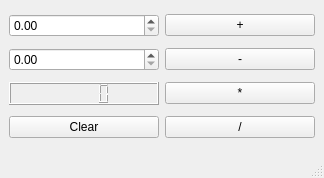
<?xml version="1.0" encoding="UTF-8"?>
<ui version="4.0">
 <class>MainWindow</class>
 <widget class="QMainWindow" name="MainWindow">
  <property name="geometry">
   <rect>
    <x>0</x>
    <y>0</y>
    <width>324</width>
    <height>178</height>
   </rect>
  </property>
  <property name="windowTitle">
   <string>MainWindow</string>
  </property>
  <widget class="QWidget" name="centralwidget">
   <layout class="QVBoxLayout" name="verticalLayout">
    <item>
     <layout class="QHBoxLayout" name="horizontalLayout">
      <item>
       <widget class="QDoubleSpinBox" name="x"/>
      </item>
      <item>
       <widget class="QPushButton" name="add">
        <property name="text">
         <string>+</string>
        </property>
       </widget>
      </item>
     </layout>
    </item>
    <item>
     <layout class="QHBoxLayout" name="horizontalLayout_2">
      <item>
       <widget class="QDoubleSpinBox" name="y"/>
      </item>
      <item>
       <widget class="QPushButton" name="subtract">
        <property name="text">
         <string>-</string>
        </property>
       </widget>
      </item>
     </layout>
    </item>
    <item>
     <layout class="QHBoxLayout" name="horizontalLayout_3">
      <item>
       <widget class="QLCDNumber" name="result"/>
      </item>
      <item>
       <widget class="QPushButton" name="multiply">
        <property name="text">
         <string>*</string>
        </property>
       </widget>
      </item>
     </layout>
    </item>
    <item>
     <layout class="QHBoxLayout" name="horizontalLayout_4">
      <item>
       <widget class="QPushButton" name="clearButton">
        <property name="text">
         <string>Clear</string>
        </property>
       </widget>
      </item>
      <item>
       <widget class="QPushButton" name="divide">
        <property name="text">
         <string>/</string>
        </property>
       </widget>
      </item>
     </layout>
    </item>
   </layout>
  </widget>
  <widget class="QMenuBar" name="menubar">
   <property name="geometry">
    <rect>
     <x>0</x>
     <y>0</y>
     <width>324</width>
     <height>21</height>
    </rect>
   </property>
  </widget>
  <widget class="QStatusBar" name="statusbar"/>
 </widget>
 <resources/>
 <connections/>
</ui>
